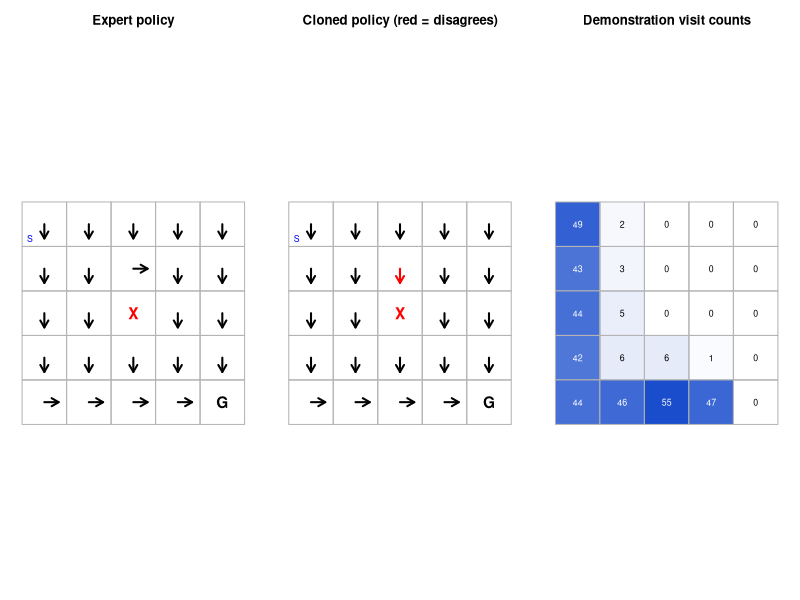

This chart was generated by the following R code:
## ---- chunk 1
#| include: false
suppressPackageStartupMessages(library(tidyverse))
## ---- chunk 2
set.seed(42)

# Gridworld geometry
grid_n   <- 5
n_states <- grid_n * grid_n
actions  <- c("up", "down", "left", "right")
n_act    <- length(actions)

start_state <- 1                 # top-left  (row 1, col 1)
goal_state  <- n_states          # bottom-right (row 5, col 5)
trap_state  <- 13                # a cell in the middle (row 3, col 3)

# Map a state id to (row, col) and back
to_rc <- function(s) c(row = ((s - 1) %/% grid_n) + 1,
                       col = ((s - 1) %%  grid_n) + 1)
to_s  <- function(r, c) (r - 1) * grid_n + c

# Deterministic transition: returns the next state id
step_env <- function(s, a) {
  rc <- to_rc(s); r <- rc["row"]; c <- rc["col"]
  if (a == "up")    r <- max(1, r - 1)
  if (a == "down")  r <- min(grid_n, r + 1)
  if (a == "left")  c <- max(1, c - 1)
  if (a == "right") c <- min(grid_n, c + 1)
  as.integer(to_s(r, c))
}

# Reward for landing in a state
reward_of <- function(s) {
  if (s == goal_state) return(10)
  if (s == trap_state) return(-10)
  -0.1                                  # small step cost
}

is_terminal <- function(s) s == goal_state || s == trap_state

# Value iteration to get the optimal expert policy
gamma <- 0.95
V <- rep(0, n_states)
for (iter in 1:500) {
  V_new <- V
  for (s in 1:n_states) {
    if (is_terminal(s)) { V_new[s] <- reward_of(s); next }
    q <- sapply(actions, function(a) {
      s2 <- step_env(s, a)
      reward_of(s2) + gamma * V[s2]
    })
    V_new[s] <- max(q)
  }
  if (max(abs(V_new - V)) < 1e-8) { V <- V_new; break }
  V <- V_new
}

# Greedy expert policy: best action index per state
expert_policy <- integer(n_states)
for (s in 1:n_states) {
  q <- sapply(actions, function(a) {
    s2 <- step_env(s, a); reward_of(s2) + gamma * V[s2]
  })
  expert_policy[s] <- which.max(q)
}

cat("Expert policy (action index per cell, row-major):\n")
print(matrix(expert_policy, nrow = grid_n, byrow = TRUE))
## ---- chunk 3
# Roll out a policy (given as action indices per state) from the start.
# epsilon adds exploration so demonstrations are not a single fixed path.
rollout <- function(policy, epsilon = 0, max_steps = 50) {
  s <- start_state
  states <- integer(0); acts <- integer(0)
  for (t in 1:max_steps) {
    if (is_terminal(s)) break
    a_idx <- if (runif(1) < epsilon) sample.int(n_act, 1) else policy[s]
    states <- c(states, s); acts <- c(acts, a_idx)
    s <- step_env(s, actions[a_idx])
  }
  list(states = states, acts = acts, final = s)
}

# Collect demonstrations from many epsilon-soft expert episodes
n_demo_eps <- 40
demo_states <- integer(0); demo_acts <- integer(0)
for (e in 1:n_demo_eps) {
  ro <- rollout(expert_policy, epsilon = 0.15)
  demo_states <- c(demo_states, ro$states)
  demo_acts   <- c(demo_acts,   ro$acts)
}

cat("Collected", length(demo_states), "state-action pairs from",
    n_demo_eps, "episodes.\n")
cat("Distinct states visited in demonstrations:",
    length(unique(demo_states)), "of", n_states, "\n")
## ---- chunk 4
# Feature map: one-hot row and column for a state -> length 2*grid_n vector
features <- function(s) {
  rc <- to_rc(s)
  f_row <- as.numeric(seq_len(grid_n) == rc["row"])
  f_col <- as.numeric(seq_len(grid_n) == rc["col"])
  c(f_row, f_col)
}

# Build the supervised training matrix from demonstrations
X <- t(sapply(demo_states, features))
colnames(X) <- c(paste0("r", 1:grid_n), paste0("c", 1:grid_n))
y <- demo_acts

# One-vs-rest logistic regression, one model per action present in data
present_acts <- sort(unique(y))
models <- list()
for (a in present_acts) {
  yb <- as.integer(y == a)
  df <- data.frame(yb = yb, X)
  models[[as.character(a)]] <-
    suppressWarnings(glm(yb ~ ., data = df, family = binomial()))
}

# Cloned policy: predict best action for every state in the grid
clone_action <- function(s) {
  xf <- as.data.frame(t(features(s)))
  colnames(xf) <- colnames(X)
  scores <- sapply(present_acts, function(a)
    suppressWarnings(predict(models[[as.character(a)]], xf, type = "link")))
  present_acts[which.max(scores)]
}

clone_policy <- sapply(1:n_states, clone_action)

# Action-matching accuracy on the demonstrated states (the misleading metric)
train_pred <- sapply(demo_states, clone_action)
bc_action_acc <- mean(train_pred == demo_acts)
cat(sprintf("Behavioral cloning action accuracy on demo states: %.1f%%\n",
            100 * bc_action_acc))
## ---- chunk 5
# Run a deterministic policy from a given start; return success and return.
evaluate_from <- function(policy, start, max_steps = 50) {
  s <- start; total <- 0; disc <- 1
  for (t in 1:max_steps) {
    if (is_terminal(s)) break
    s2 <- step_env(s, actions[policy[s]])
    total <- total + disc * reward_of(s2)
    disc  <- disc * gamma
    s <- s2
  }
  list(success = (s == goal_state), ret = total)
}

# Evaluate both policies from every non-terminal cell
cells <- setdiff(1:n_states, c(goal_state, trap_state))
expert_succ <- mean(sapply(cells, function(s) evaluate_from(expert_policy, s)$success))
clone_succ  <- mean(sapply(cells, function(s) evaluate_from(clone_policy,  s)$success))
expert_ret  <- mean(sapply(cells, function(s) evaluate_from(expert_policy, s)$ret))
clone_ret   <- mean(sapply(cells, function(s) evaluate_from(clone_policy,  s)$ret))

results <- data.frame(
  Policy        = c("Expert (optimal)", "Behavioral cloning"),
  SuccessRate   = c(expert_succ, clone_succ),
  MeanReturn    = c(expert_ret,  clone_ret)
)
print(results)
## ---- chunk 6
knitr::kable(
  results,
  digits  = 3,
  col.names = c("Policy", "Success rate", "Mean discounted return"),
  caption = "Expert versus behavioral-cloning performance, averaged over every non-terminal start cell. The clone has high action accuracy on demonstrated states but a lower task success rate, the signature of compounding error on states the expert rarely visited."
)
## ---- chunk 7
# Arrow directions for plotting
arrow_dx <- c(up = 0, down = 0, left = -1, right = 1)
arrow_dy <- c(up = 1, down = -1, left = 0, right = 0)

# Demonstration visitation counts per state
visit_counts <- tabulate(demo_states, nbins = n_states)

draw_policy <- function(policy, title, compare = NULL) {
  plot(NA, xlim = c(0.5, grid_n + 0.5), ylim = c(0.5, grid_n + 0.5),
       xlab = "", ylab = "", axes = FALSE, main = title, asp = 1)
  for (s in 1:n_states) {
    rc <- to_rc(s)
    x <- rc["col"]; y <- grid_n - rc["row"] + 1
    rect(x - 0.5, y - 0.5, x + 0.5, y + 0.5, border = "grey70")
    if (s == goal_state) { text(x, y, "G", cex = 1.4, font = 2); next }
    if (s == trap_state) { text(x, y, "X", cex = 1.4, font = 2, col = "red"); next }
    a <- actions[policy[s]]
    col <- if (!is.null(compare) && policy[s] != compare[s]) "red" else "black"
    arrows(x, y, x + 0.32 * arrow_dx[a], y + 0.32 * arrow_dy[a],
           length = 0.08, lwd = 2, col = col)
    if (s == start_state) text(x - 0.32, y - 0.32, "S", cex = 0.8, col = "blue")
  }
}

draw_heat <- function(counts, title) {
  plot(NA, xlim = c(0.5, grid_n + 0.5), ylim = c(0.5, grid_n + 0.5),
       xlab = "", ylab = "", axes = FALSE, main = title, asp = 1)
  mx <- max(counts)
  for (s in 1:n_states) {
    rc <- to_rc(s)
    x <- rc["col"]; y <- grid_n - rc["row"] + 1
    shade <- if (mx > 0) counts[s] / mx else 0
    rect(x - 0.5, y - 0.5, x + 0.5, y + 0.5,
         col = rgb(0.1, 0.3, 0.8, alpha = shade), border = "grey70")
    text(x, y, counts[s], cex = 0.8,
         col = if (shade > 0.5) "white" else "black")
  }
}

par(mfrow = c(1, 3), mar = c(1, 1, 3, 1))
draw_policy(expert_policy, "Expert policy")
draw_policy(clone_policy,  "Cloned policy (red = disagrees)", compare = expert_policy)
draw_heat(visit_counts,    "Demonstration visit counts")
